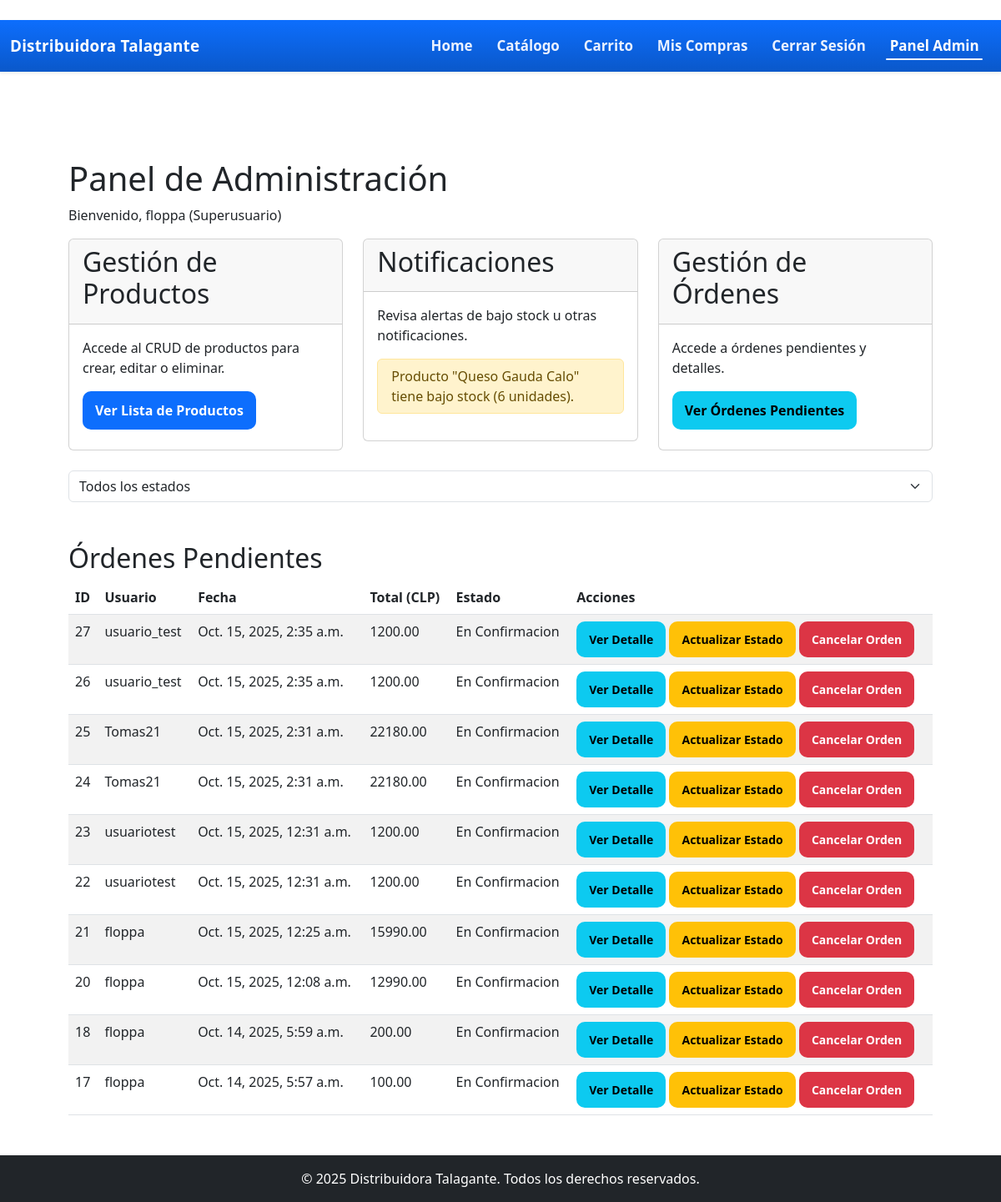
The page /admin_home/ (signed in) on the database its author committed.
### core/models.py (models this page shows, shortened)
class Producto(models.Model):
    nombre = models.CharField(max_length=100)
    precio = models.DecimalField(max_digits=10, decimal_places=2, validators=[MinValueValidator(0)])
    categoria = models.CharField(max_length=50)
    stock = models.IntegerField(default=0, validators=[MinValueValidator(0)])
    fecha_vencimiento = models.DateField(null=True, blank=True)
    imagen = models.ImageField(upload_to='productos/', blank=True)
    activo = models.BooleanField(default=True)

class Orden(models.Model):
    ESTADOS = [
        ('pendiente', 'Pendiente de Pago'),
        ('confirmacion', 'En Confirmacion'),
        ('preparacion', 'En Preparacion'),
        ('despacho', 'En Despacho/Listo para Retiro'),
        ('cancelado', 'Cancelado'),
    ]
    METODOS_PAGO = [
        ('transferencia', 'Transferencia Bancaria'),
        ('efectivo', 'Pago en Efectivo (Retiro)'),
    ]
    usuario = models.ForeignKey(User, on_delete=models.CASCADE)
    fecha = models.DateTimeField(auto_now_add=True)
    estado = models.CharField(max_length=20, choices=ESTADOS, default='pendiente')
    total = models.DecimalField(max_digits=10, decimal_places=2)
    metodo_pago = models.CharField(max_length=20, choices=METODOS_PAGO, default='transferencia')
    instrucciones_transferencia = models.TextField(default="Realice transferencia a Cuenta XYZ y envie comprobante.")
    ccomprobante = models.TextField(blank=True, null=True, help_text="Nota o enlace a comprobante de transferencia (opcional).")

### core/views.py (the view, shortened to what this page needs)
# urls.py: path('admin_home/', views.admin_home, name='admin_home'),
@login_required
@user_passes_test(is_superuser, login_url='catalogo')
def admin_home(request):
    productos_bajo_stock = Producto.objects.filter(stock__lt=10)
    estado_filtro = request.GET.get('estado', '')  # Filtro por estado desde la URL
    ordenes_query = Orden.objects.filter(estado__in=['pendiente', 'confirmacion', 'preparacion'])
    if estado_filtro:
        ordenes_query = ordenes_query.filter(estado=estado_filtro)
    ordenes = ordenes_query.order_by('-fecha')
    paginator = Paginator(ordenes, 10)  # 10 órdenes por página
    page_number = request.GET.get('page')
    ordenes_paginated = paginator.get_page(page_number)
    item_id = request.GET.get('delete_item')
    orden_id = request.GET.get('delete_orden')
    context = {
        'productos_bajo_stock': productos_bajo_stock,
        'ordenes': ordenes_paginated,
        'estado_filtro': estado_filtro,
    }
    return render(request, 'core/admin_home.html', context)

### core/views.py (called while the page is built)
def is_superuser(user):
    return user.is_superuser

### core/templates/core/admin_home.html (shortened to what this page needs)
﻿{% extends 'core/base.html' %}
{% load static %}
{% block content %}
<div class="container mt-5">
    <h1>Panel de Administración</h1>
    <p>Bienvenido, {{ user.username }} (Superusuario)</p>
    <div class="row">
        <div class="col-md-4 mb-4">
            <div class="card">
                <div class="card-header">
                    <h2>Gestión de Productos</h2>
                </div>
                <div class="card-body">
                    <p>Accede al CRUD de productos para crear, editar o eliminar.</p>
                    <a href="{% url 'producto_list' %}" class="btn btn-primary mb-2">Ver Lista de Productos</a>
                </div>
            </div>
        </div>
        <div class="col-md-4 mb-4">
            <div class="card">
                <div class="card-header">
                    <h2>Notificaciones</h2>
                </div>
                <div class="card-body">
                    <p>Revisa alertas de bajo stock u otras notificaciones.</p>
                    <ul class="list-group mb-3">
                        {% for producto in productos_bajo_stock %}
                            <li class="list-group-item list-group-item-warning">
                                Producto "{{ producto.nombre }}" tiene bajo stock ({{ producto.stock }} unidades).
                            </li>
                        {% empty %}
                            <li class="list-group-item">No hay notificaciones de stock bajo.</li>
                        {% endfor %}
                    </ul>
                </div>
            </div>
        </div>
        <div class="col-md-4 mb-4">
            <div class="card">
                <div class="card-header">
                    <h2>Gestión de Órdenes</h2>
                </div>
                <div class="card-body">
                    <p>Accede a órdenes pendientes y detalles.</p>
                    <a href="{% url 'admin_home' %}#ordenes-list" class="btn btn-info mb-2">Ver Órdenes Pendientes</a>
                </div>
            </div>
        </div>
    </div>
    <div class="mb-3">
        <select id="filtro-estado" class="form-select" onchange="window.location.href='?estado=' + this.value">
            <option value="">Todos los estados</option>
        </select>
    </div>
    <div id="ordenes-list" class="mt-5">
        <h2>Órdenes Pendientes</h2>
        <table class="table table-striped">
            <thead>
                <tr>
                    <th>ID</th>
                    <th>Usuario</th>
                    <th>Fecha</th>
                    <th>Total (CLP)</th>
                    <th>Estado</th>
                    <th>Acciones</th>
                </tr>
            </thead>
            <tbody>
                {% for orden in ordenes %}
                    <tr>
                        <td>{{ orden.id }}</td>
                        <td>{{ orden.usuario.username }}</td>
                        <td>{{ orden.fecha }}</td>
                        <td>{{ orden.total|floatformat:2 }}</td>
                        <td>{{ orden.get_estado_display }}</td>
                        <td>
                            <a href="{% url 'orden_detail' orden.id %}" class="btn btn-sm btn-info">Ver Detalle</a>
                            <a href="{% url 'update_orden_status' orden.id %}" class="btn btn-sm btn-warning">Actualizar Estado</a>
                            <a href="?delete_orden={{ orden.id }}" class="btn btn-sm btn-danger" onclick="return confirm('¿Estás seguro de cancelar la orden #{{ orden.id }}?')">Cancelar Orden</a>
                        </td>
                    </tr>
                {% empty %}
                    <tr>
                        <td colspan="6">No hay órdenes pendientes.</td>
                    </tr>
                {% endfor %}
            </tbody>
        </table>
    </div>
</div>
{% endblock %}

### static/core/css/style.css (style rules this page uses)
:root { --bg:#0b0d10; --card:#14181d; --muted:#9aa4b2; --text:#e7eef7; --accent:#0d6efd; --radius:18px; --shadow:0 10px 24px rgba(0,0,0,.12); --nav-h:62px; }
body,input,select,button,table,.btn,.badge { font-family:system-ui,-apple-system,"Segoe UI",Roboto,"Helvetica Neue",Arial,"Noto Sans","Liberation Sans","Apple Color Emoji","Segoe UI Emoji","Segoe UI Symbol","Noto Color Emoji",sans-serif; line-height:1.5; }
.container { max-width:1100px;margin:0 auto;padding:16px }
.btn { appearance:none;border:1px solid transparent;border-radius:10px;padding:10px 14px;font-weight:600;cursor:pointer;transition:.2s ease }
.btn-primary { background:var(--accent);color:#fff }
.btn-danger { background:#dc3545;color:#fff }
body.site { min-height:100vh;display:flex;flex-direction:column; }

### rows shown on the page
Producto: nombre "Queso Gauda Calo", stock "6"
Orden: id "27", usuario.username "usuario_test", fecha "Oct. 15, 2025, 2:35 a.m.", total "1200.00", estado "En Confirmacion"
Orden: id "26", usuario.username "usuario_test", fecha "Oct. 15, 2025, 2:35 a.m.", total "1200.00", estado "En Confirmacion"
Orden: id "25", usuario.username "Tomas21", fecha "Oct. 15, 2025, 2:31 a.m.", total "22180.00", estado "En Confirmacion"
Orden: id "24", usuario.username "Tomas21", fecha "Oct. 15, 2025, 2:31 a.m.", total "22180.00", estado "En Confirmacion"
Orden: id "23", usuario.username "usuariotest", fecha "Oct. 15, 2025, 12:31 a.m.", total "1200.00", estado "En Confirmacion"
Orden: id "22", usuario.username "usuariotest", fecha "Oct. 15, 2025, 12:31 a.m.", total "1200.00", estado "En Confirmacion"
Orden: id "21", usuario.username "floppa", fecha "Oct. 15, 2025, 12:25 a.m.", total "15990.00", estado "En Confirmacion"
Orden: id "20", usuario.username "floppa", fecha "Oct. 15, 2025, 12:08 a.m.", total "12990.00", estado "En Confirmacion"
Orden: id "18", usuario.username "floppa", fecha "Oct. 14, 2025, 5:59 a.m.", total "200.00", estado "En Confirmacion"
Orden: id "17", usuario.username "floppa", fecha "Oct. 14, 2025, 5:57 a.m.", total "100.00", estado "En Confirmacion"

### other values the page prints
{{ user.username }} "floppa"
